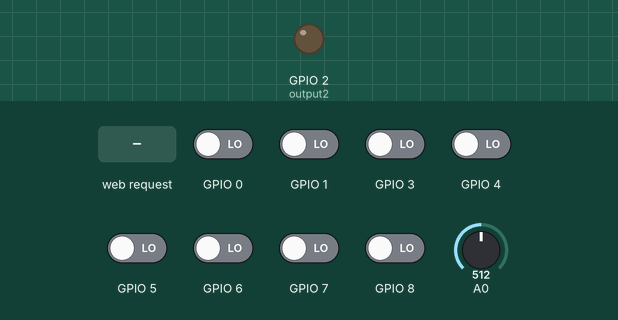
Simulated run of this sketch. Board: ESP8266 (NodeMCU). On the bench: output pins drawn as LEDs (lit = HIGH). Inputs (shaded band) come from the test bench; at power-on: GPIO 0, GPIO 1, GPIO 3–8 LOW, A0 = 512. WiFi joins after 1.5 s; servers stay silent unless stated; what the sketch prints to the serial monitor is not drawn.

Above: at 2.7 s.
2.8 s: HTTP request GET /2/on received
At 3.3 s:
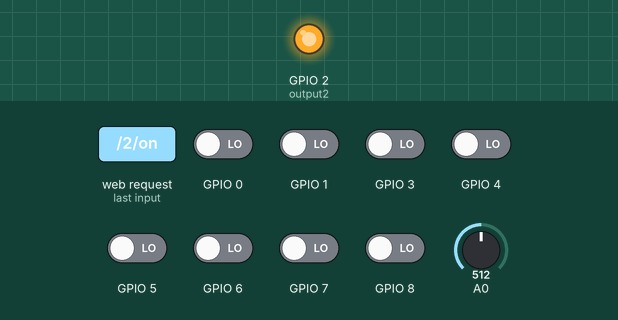
4.3 s: HTTP request GET /2/off received
At 5.6 s:
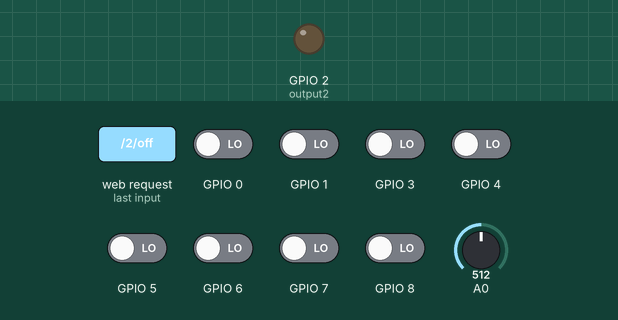
Timing chart, 0 to 7.3 s (numbered marks = the images above; inputs shaded):
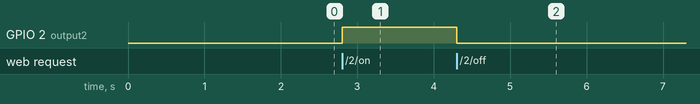

Measured:
- after the input at 2.8 s, GPIO 2 (output2): LOW → HIGH at once
- after the input at 4.3 s, GPIO 2 (output2): HIGH → LOW at once

The sketch:

APIwerktLeesGetEnReturnJSONObject.ino
```cpp
#include <ArduinoJson.h>
#include <ESP8266WiFi.h>

//voor wifi
const char *ssid     = " ";
const char *password = " !";

// Set web server port number to 80
WiFiServer server(80);

// Variable to store the HTTP request
String header;

// Auxiliar variables to store the current output state
String output2State = "off";

// Assign output variables to GPIO pins
const int output2 = 2;

// Current time
unsigned long currentTime = millis();
// Previous time
unsigned long previousTime = 0;
// Define timeout time in milliseconds (example: 2000ms = 2s)
const long timeoutTime = 2000;

void setup() {
  Serial.begin(115200);
  // Initialize the output variables as outputs
  pinMode(output2, OUTPUT);
  // Set outputs to LOW
   digitalWrite(output2, LOW);

  // Connect to Wi-Fi network with SSID and password
  Serial.print("Connecting to ");
  Serial.println(ssid);
  WiFi.begin(ssid, password);
  while (WiFi.status() != WL_CONNECTED) {
    delay(500);
    Serial.print(".");
  }
  // Print local IP address and start web server
  Serial.println("");
  Serial.println("WiFi connected.");
  Serial.println("IP address: ");
  Serial.println(WiFi.localIP());
  server.begin();
}

void loop(){
  WiFiClient client = server.available();   // Listen for incoming clients

  if (client) {                             // If a new client connects,
    Serial.println("New Client.");          // print a message out in the serial port
    processIncomingData(client);
    Serial.println("call sendResponseObject");
    sendResponseObject(client);
  }
}

void sendResponseObject(WiFiClient &client){
  Serial.println(F("sendResponseObject"));
  // Read the request (we ignore the content in this example)
  while (client.available()) client.read();

  // Allocate JsonBuffer
  // Use arduinojson.org/assistant to compute the capacity.
  StaticJsonBuffer<207> jsonBuffer;

  // Create the root object
  JsonObject& root = jsonBuffer.createObject();

  // Create the "analog" array
  JsonArray& analogValues = root.createNestedArray("analog");
  for (int pin = 0; pin < 1; pin++) {
    // Read the analog input
    int value = analogRead(pin);

    // Add the value at the end of the array
    analogValues.add(value);
  }

  // Create the "digital" array
  JsonArray& digitalValues = root.createNestedArray("digital");
  for (int pin = 0; pin < 9; pin++) {
    // Read the digital input
    int value = digitalRead(pin);

    // Add the value at the end of the array
    digitalValues.add(value);
  }

  Serial.print(F("Sending: "));
  root.printTo(Serial);
  Serial.println();

  // Write response headers
  client.println("HTTP/1.0 200 OK");
  client.println("Content-Type: application/json");
  client.println("Connection: close");
  client.println();

  // Write JSON document
  root.prettyPrintTo(client);

  // Disconnect
  client.stop();
    Serial.println("Client disconnected.");
    Serial.println("");
}

void processIncomingData(WiFiClient &client) {
String currentLine = "";                // make a String to hold incoming data from the client
    while (client.connected()) {            // loop while the client's connected
      if (client.available()) {             // if there's bytes to read from the client,
        char c = client.read();             // read a byte, then
        Serial.write(c);                    // print it out the serial monitor
        header += c;
        if (c == '\n') {                    // if the byte is a newline character
          //Nu hebben we een line

          // turns the GPIOs on and off
          //flaggen als dat al een keer gebeurt is hoe?????????
          if (header.indexOf("GET /2/on") >= 0) {
            Serial.println("GPIO 2 on");
            output2State = "on";
            digitalWrite(output2, HIGH);
            header = ""; //door de header eraf te strippen voorkomt het eindeloos aanroepen elke keer als de header voorbij komt.
          } else if (header.indexOf("GET /2/off") >= 0) {
            Serial.println("GPIO 2 off");
            output2State = "off";
            digitalWrite(output2, LOW);
            header = "";
          }

          // if the current line is blank, you got two newline characters in a row.
          // that's the end of the client HTTP request,
          // so send a response:
          if (currentLine.length() == 0) {
            // HTTP headers always start with a response code (e.g. HTTP/1.1 200 OK)
            // and a content-type so the client knows what's coming, then a blank line:
//            client.println("HTTP/1.1 200 OK");
//            client.println("Content-type:text/html");
//            client.println("Connection: close");
//            client.println();
            break;
          } else { // if you got a newline, then clear currentLine
            currentLine = "";
          }
        } else if (c != '\r') {  // if you got anything else but a carriage return character,
          currentLine += c;      // add it to the end of the currentLine
        }
      }
  }
      // Clear the header variable
    header = "";
}
```
